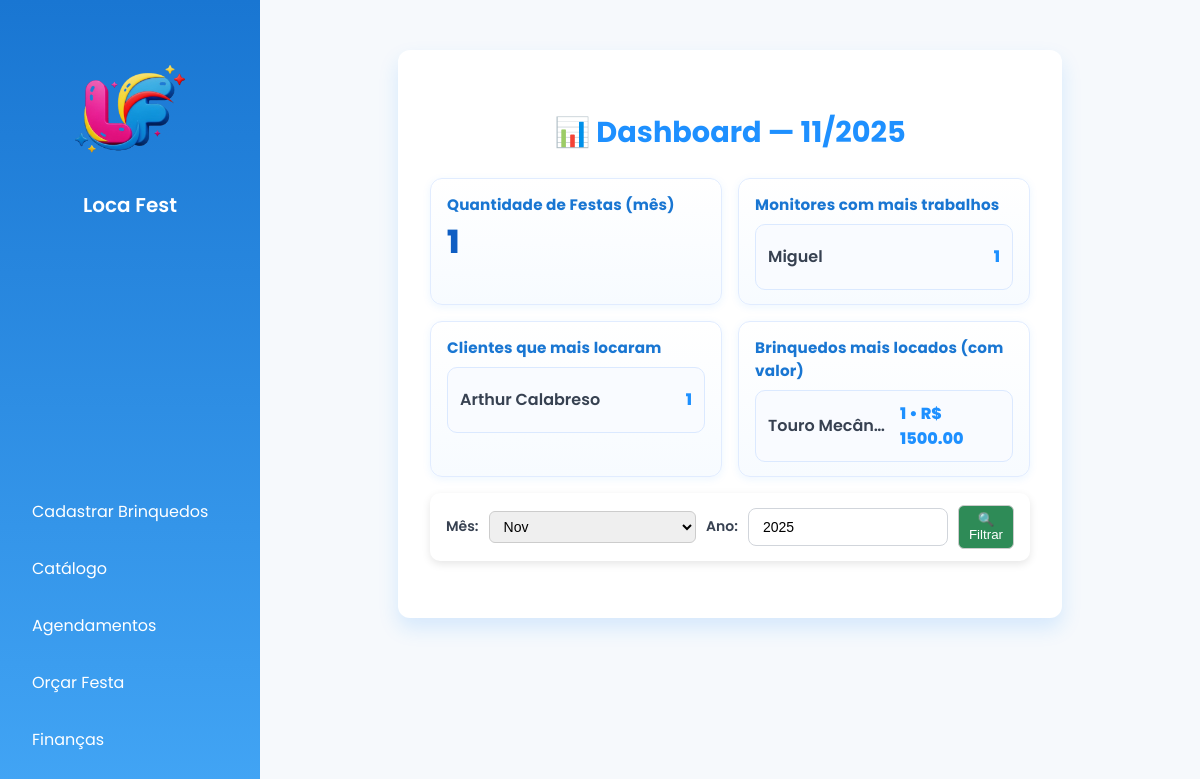
Before: / with the older database file.
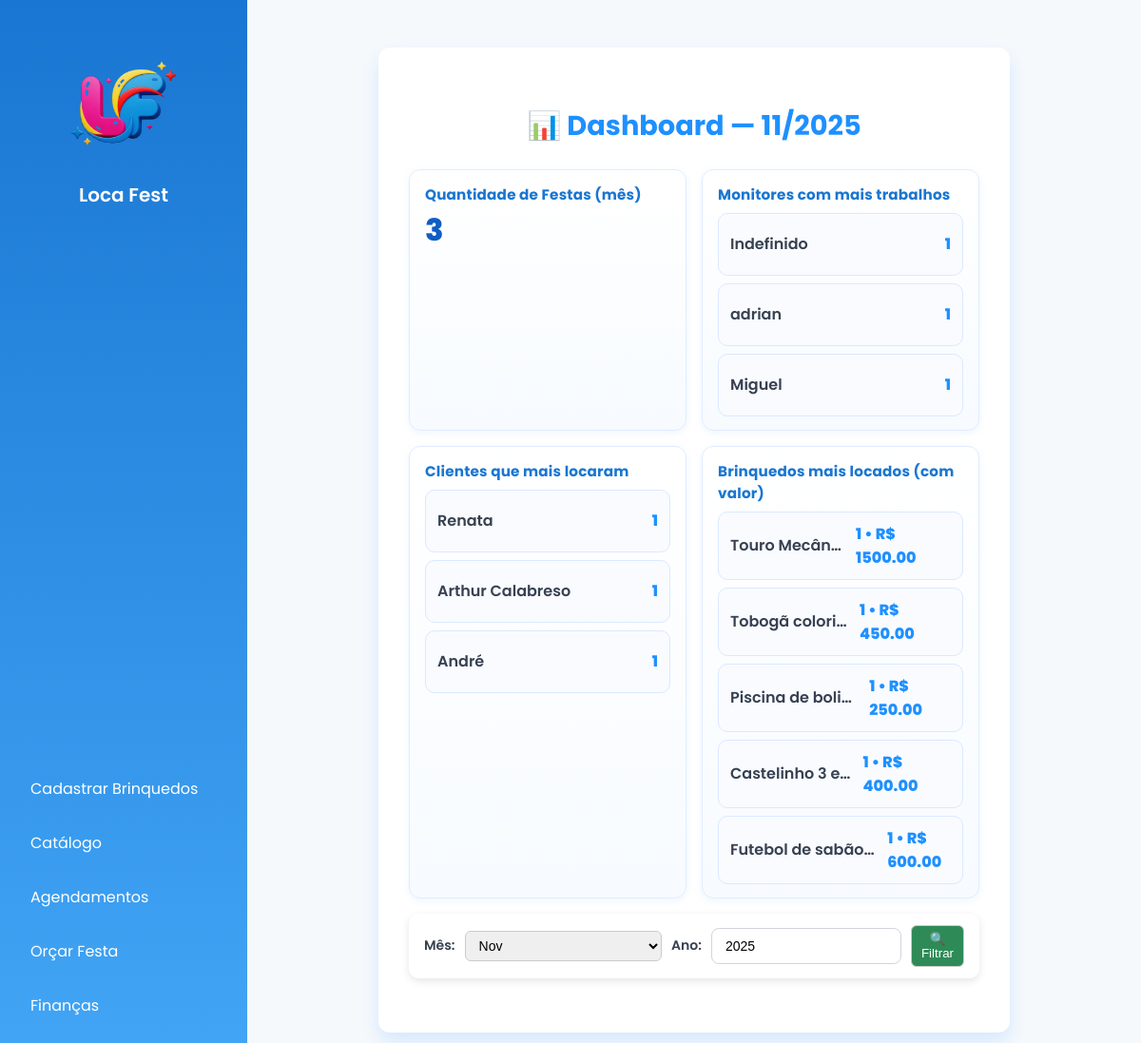
After: the same page with the newer database file.
### storage.py (models this page shows)
class Monitor(db.Model):
    id = db.Column(db.Integer, primary_key=True)
    nome = db.Column(db.String(100), nullable=False)
    telefone = db.Column(db.String(20))
    disponibilidade = db.Column(db.Boolean, default=True)  # True = disponível

class Orcamento(db.Model):
    id = db.Column(db.Integer, primary_key=True)
    nome_cliente = db.Column(db.String(100), nullable=False)
    telefone = db.Column(db.String(20))
    endereco = db.Column(db.String(200))
    brinquedos = db.relationship('Brinquedo', secondary='orcamento_brinquedo')
    valor_total = db.Column(db.Float, nullable=False)
    agendado = db.Column(db.Boolean, default=False)
    data_festa = db.Column(db.Date, nullable=True)
    hora_festa = db.Column(db.Time, nullable=True)
    monitor_id = db.Column(db.Integer, db.ForeignKey('monitor.id'), nullable=True)
    monitor = db.relationship('Monitor', backref='orcamentos')
    status = db.Column(db.String(20), default='pendente')  # pendente | finalizado | cancelado

class Brinquedo(db.Model):
    id = db.Column(db.Integer, primary_key=True)
    nome = db.Column(db.String(100), nullable=False)
    tamanho = db.Column(db.String(50))
    preco = db.Column(db.Float, nullable=False)
    faixa_etaria = db.Column(db.String(50))
    caminho_imagem = db.Column(db.String(200))

### routes.py (the view)
@app.route('/')
def home():
    hoje = datetime.date.today()
    mes = request.args.get('mes', type=int, default=hoje.month)
    ano = request.args.get('ano', type=int, default=hoje.year)
    festas_mes = (
        Orcamento.query
        .filter(
            db.extract('month', Orcamento.data_festa) == mes,
            db.extract('year', Orcamento.data_festa) == ano,
            Orcamento.agendado == True
        )
        .count()
    )
    monitores_top = (
        db.session.query(
            Monitor.nome.label('nome'),
            db.func.count(Orcamento.id).label('qtd')
        )
        .join(Orcamento, Orcamento.monitor_id == Monitor.id)
        .filter(
            db.extract('month', Orcamento.data_festa) == mes,
            db.extract('year', Orcamento.data_festa) == ano,
            Orcamento.agendado == True
        )
        .group_by(Monitor.id)
        .order_by(db.desc('qtd'))
        .limit(5)
        .all()
    )
    clientes_top = (
        db.session.query(
            Orcamento.nome_cliente.label('nome'),
            db.func.count(Orcamento.id).label('qtd')
        )
        .filter(
            db.extract('month', Orcamento.data_festa) == mes,
            db.extract('year', Orcamento.data_festa) == ano,
            Orcamento.agendado == True
        )
        .group_by(Orcamento.nome_cliente)
        .order_by(db.desc('qtd'))
        .limit(5)
        .all()
    )
    brinquedos_top = (
        db.session.query(
            Brinquedo.nome.label('nome'),
            db.func.count(Orcamento.id).label('qtd'),
            db.func.sum(Brinquedo.preco).label('valor_mes')
        )
        .select_from(Orcamento)
        .join(Orcamento.brinquedos)  # requer relacionamento definido no modelo
        .filter(
            db.extract('month', Orcamento.data_festa) == mes,
            db.extract('year', Orcamento.data_festa) == ano,
            Orcamento.agendado == True
        )
        .group_by(Brinquedo.id)
        .order_by(db.desc('qtd'))
        .limit(5)
        .all()
    )
    page_content = render_template(
        'dashboard.html',
        mes=mes,
        ano=ano,
        festas_mes=festas_mes,
        monitores_top=monitores_top,
        clientes_top=clientes_top,
        brinquedos_top=brinquedos_top
    )
    return render_template(
        'home.html',
        active_page='home',
        page_title='Dashboard',
        page_content=page_content
    )

### templates/dashboard.html
<div class="card">
  <h3>📊 Dashboard — {{ '%02d' % mes }}/{{ ano }}</h3>
  <div class="dashboard-grid">
    <div class="metric">
      <h4>Quantidade de Festas (mês)</h4>
      <p class="metric-value">{{ festas_mes }}</p>
    </div>
    <div class="metric">
      <h4>Monitores com mais trabalhos</h4>
      <ul class="list-ranking">
        {% for m in monitores_top %}
          <li><span>{{ m.nome }}</span> <strong>{{ m.qtd }}</strong></li>
        {% else %}
          <li>Sem dados no período.</li>
        {% endfor %}
      </ul>
    </div>
    <div class="metric">
      <h4>Clientes que mais locaram</h4>
      <ul class="list-ranking">
        {% for c in clientes_top %}
          <li><span>{{ c.nome or '—' }}</span> <strong>{{ c.qtd }}</strong></li>
        {% else %}
          <li>Sem dados no período.</li>
        {% endfor %}
      </ul>
    </div>
    <div class="metric">
      <h4>Brinquedos mais locados (com valor)</h4>
      <ul class="list-ranking">
        {% for b in brinquedos_top %}
          <li>
            <span>{{ b.nome }}</span>
            <strong>{{ b.qtd }} • R$ {{ '%.2f'|format(b.valor_mes or 0) }}</strong>
          </li>
        {% else %}
          <li>Sem dados no período.</li>
        {% endfor %}
      </ul>
    </div>
  </div>
  <form method="get" action="/" class="filtro-financeiro" style="margin-top:16px;">
    <label for="mes">Mês:</label>
    <select name="mes" id="mes">
      {% for i in range(1, 13) %}
        <option value="{{ i }}" {% if i == mes %}selected{% endif %}>
          {{ ['Jan','Fev','Mar','Abr','Mai','Jun','Jul','Ago','Set','Out','Nov','Dez'][i-1] }}
        </option>
      {% endfor %}
    </select>
    <label for="ano">Ano:</label>
    <input type="number" name="ano" id="ano" value="{{ ano }}">
    <button type="submit">🔍 Filtrar</button>
  </form>
</div>

### templates/home.html (shortened to what this page needs)
<!DOCTYPE html>
<html lang="pt-br">
<head>
    <link rel="stylesheet" href="{{ url_for('static', filename='style.css') }}">
</head>
<body>
    <div class="container">
        <aside class="sidebar">
            <div class="logo">
            <img src="{{ url_for('static', filename='imagens/logo.png') }}" alt="Logo Brinquedos Infláveis">
                <h1>Loca Fest</h1>
            </div>
            <nav>
                <a href="/admin" class="{{ 'active' if active_page == 'admin' else '' }}">Cadastrar Brinquedos</a>
                <a href="/usuario" class="{{ 'active' if active_page == 'usuario' else '' }}">Catálogo</a>
                <a href="/agendamentos" class="{{ 'active' if active_page == 'agendamentos' else '' }}">Agendamentos</a>
                <a href="/orcamentos" class="{{ 'active' if active_page == 'orcamentos' else '' }}">Orçar Festa</a>
                <a href="/financeiro" class="{{ 'active' if active_page == 'financeiro' else '' }}">Finanças</a>
            </nav>
        </aside>
        <main class="content">
            <section class="page-content">
                {{ page_content|safe }}
            </section>
        </main>
    </div>
</body>
</html>

### static/style.css (style rules this page uses)
body { margin: 0; font-family: 'Poppins', sans-serif; background: #f6f9fc; color: #333; }
.container { display: flex; min-height: 100vh; }
.sidebar { width: 260px; background: linear-gradient(180deg, #1976d2, #42a5f5); color: white; padding: 2rem 1rem; display: flex; flex-direction: column; justify-content: space-between; position: fixed; left: 0; top: 0; height: 100vh; box-sizing: border-box; }
.sidebar .logo { text-align: center; padding-bottom: 1rem; }
.sidebar .logo img { max-width: 150px; height: auto; display: block; margin: 0 auto; transition: transform 0.3s ease; cursor: pointer; }
.sidebar .logo h1 { margin-top: 0.5rem; color: white; font-weight: 600; font-size: 1.25rem; }
.sidebar nav { display: flex; flex-direction: column; margin-top: 2rem; }
.sidebar a { color: white; text-decoration: none; padding: 0.8rem 1rem; margin: 0.2rem 0; border-radius: 8px; transition: background 0.3s; }
.content { flex-grow: 1; margin-left: 260px; width: calc(100vw - 260px); height: 100vh; display: flex; flex-direction: column; overflow-y: auto; padding: 2rem; box-sizing: border-box; }
.card { max-width: 500px; margin: 10px auto 0 auto; background: #fff; border-radius: 12px; box-shadow: 0 8px 24px rgba(0,0,0,0.12); font-family: 'Poppins', sans-serif; overflow: hidden; transition: transform 0.3s ease, box-shadow 0.3s ease; }
.filtro-financeiro { display: flex; align-items: center; gap: 10px; flex-wrap: nowrap; background: #fff; padding: 12px 16px; border-radius: 10px; box-shadow: 0 3px 8px rgba(0,0,0,0.1); margin-bottom: 25px; }
.filtro-financeiro label { display: flex; align-items: center; gap: 8px; margin: 0; }
.filtro-financeiro select, .filtro-financeiro input, .filtro-financeiro button { padding: 6px 10px; border-radius: 6px; border: 1px solid #ccc; margin: 0; }
#mes { min-width: 110px; }
#ano { width: 200px; }
.filtro-financeiro button { background: #2e8b57; color: white; cursor: pointer; transition: 0.2s; }
form label { display: block; margin-bottom: 16px; color: #374151; font-size: 14px; font-weight: 600; }
form input[type="text"], form input[type="number"], form input[type="file"], form select { width: 100%; padding: 10px 14px; font-size: 14px; border: 1.5px solid #d1d5db; border-radius: 8px; transition: border-color 0.3s, box-shadow 0.3s; box-sizing: border-box; }
.card { max-width: 600px; margin: 18px auto 0 auto; padding: 2rem; background: white; border-radius: 12px; box-shadow: 0 10px 20px rgba(30, 144, 255, 0.15); transition: box-shadow 0.3s ease, transform 0.3s ease; }
.card h3 { text-align: center; color: #1E90FF; font-weight: 700; margin-bottom: 1.5rem; font-size: 1.8rem; }
label { margin-top: 1rem; font-size: 0.9rem; display: flex; align-items: center; cursor: pointer; }
.card .dashboard-grid { display: grid; grid-template-columns: repeat(auto-fit, minmax(220px, 1fr)); gap: 16px; margin-top: 12px; align-items: stretch; }
.card .metric { background: linear-gradient(180deg, #ffffff 0%, #f7fbff 100%); border: 1px solid #e1ecff; border-radius: 12px; padding: 14px 16px; box-shadow: 0 2px 8px rgba(30, 144, 255, 0.08); transition: transform 0.2s ease, box-shadow 0.2s ease; }
.card .metric h4 { margin: 0 0 8px 0; color: #1976d2; font-size: 0.95rem; letter-spacing: 0.2px; }
.card .metric .metric-value { margin: 0; font-size: 2rem; font-weight: 800; color: #0f5ec3; line-height: 1.1; }
.card .list-ranking { list-style: none; margin: 8px 0 0 0; padding: 0; display: flex; flex-direction: column; gap: 8px; }
.card .list-ranking li { display: flex; align-items: center; justify-content: space-between; gap: 12px; padding: 10px 12px; background: #f9fbff; border: 1px solid #dbe9ff; border-radius: 10px; min-height: 44px; transition: background-color 0.2s ease, border-color 0.2s ease; }
.card .list-ranking li span { color: #374151; font-weight: 600; overflow: hidden; text-overflow: ellipsis; white-space: nowrap; }
.card .list-ranking li strong { color: #1E90FF; font-weight: 800; }

Changed rows visible on the page:
added Monitor: nome "Indefinido", qtd "1"
added Monitor: nome "adrian", qtd "1"
added Orcamento: nome_cliente "Renata", qtd "1"
added Orcamento: nome_cliente "André", qtd "1"
added Brinquedo: nome "Tobogã colori…", qtd "1", preco "450.00"
added Brinquedo: nome "Piscina de boli…", qtd "1", preco "250.00"
added Brinquedo: nome "Castelinho 3 e…", qtd "1", preco "400.00"
added Brinquedo: nome "Futebol de sabão…", qtd "1", preco "600.00"
Other visible differences:
{{ festas_mes }}: "1" → "3"
